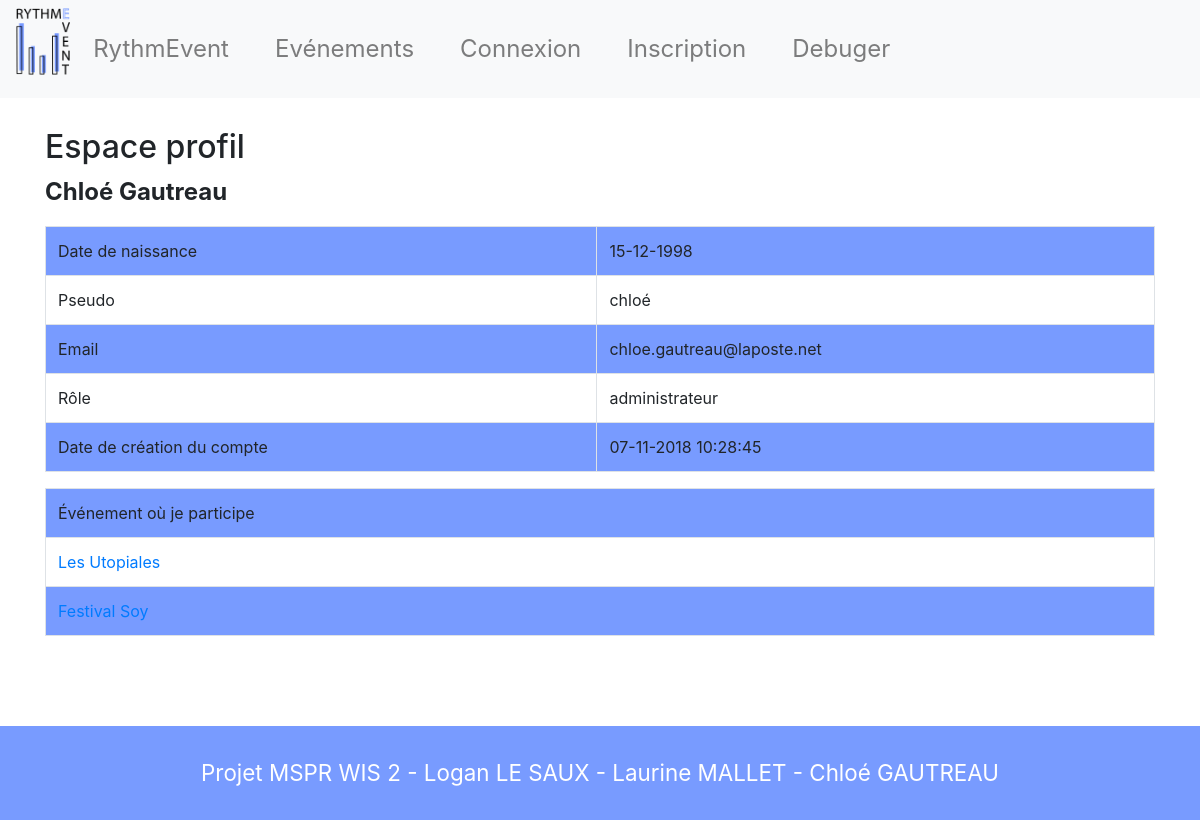
Page /profil.php?id=2 on the committed database.
### tables this page shows
CREATE TABLE `users` (
  `id` int(11) NOT NULL,
  `first_name` varchar(50) NOT NULL,
  `last_name` varchar(50) NOT NULL,
  `date_birthday` datetime NOT NULL,
  `username` varchar(50) NOT NULL,
  `email` varchar(100) NOT NULL,
  `password` varchar(255) NOT NULL,
  `role` varchar(50) NOT NULL,
  `date_created` datetime NOT NULL
);

CREATE TABLE `events` (
  `id` int(11) NOT NULL,
  `id_user` int(11) NOT NULL,
  `name` varchar(50) NOT NULL,
  `date_start` date NOT NULL,
  `hour_start` time NOT NULL,
  `date_end` date NOT NULL,
  `hour_end` time NOT NULL,
  `zip_code` varchar(50) NOT NULL,
  `name_city` varchar(50) NOT NULL,
  `street_address` varchar(100) NOT NULL,
  `description` text NOT NULL,
  `limited_number_participant` int(11) NOT NULL,
  `date_created` datetime NOT NULL,
  `picture` varchar(255) NOT NULL,
  `is_published` int(11) NOT NULL
);

### php/get_informations_user.php (called while the page is built)
<?php
$sql="SELECT first_name, last_name, date_birthday, username, email,role, date_created
          FROM users
          WHERE id=:id";
    $stmt=$conn->prepare($sql);
    $stmt->bindValue(":id", $_GET["id"]);
    $stmt->execute();
    $member = $stmt->fetch();
?>

### php/get_events_participate.php (called while the page is built)
<?php
$sql="SELECT id, name
      FROM events e
      INNER JOIN participants p
      ON e.id=p.id_event
      WHERE id_users=:id_users";
      $stmt=$conn->prepare($sql);
      $stmt->bindValue(":id_users", $_GET["id"]);
      $stmt->execute();
      $events = $stmt->fetchAll();
?>

### profil.php (the view, shortened to what this page needs)
<?php
include("php/db.php");
    include_once('php/get_informations_user.php');
?>
<?php include_once('layouts/header.php');?>
<main>
  <div class="container">
    <h1 class="h2">Espace profil</h1>
      <p id="nom_prenom_profil"><?php echo $member->first_name." ".$member->last_name ?></p>
  <table class="table table-bordered table-striped">
    <tbody>
    <tr>
      <td>Date de naissance</td>
      <td><?php echo date("d-m-Y",strtotime($member->date_birthday)) ?></td>
    </tr>
    <tr>
      <td>Pseudo</td>
      <td><?php echo $member->username ?></td>
    </tr>
    <tr>
      <td>Email</td>
      <td><?php echo $member->email ?></td>
    </tr>
    <tr>
      <td>Rôle</td>
      <td><?php echo $member->role ?></td>
    </tr>
    <tr>
      <td>Date de création du compte</td>
      <td><?php echo date("d-m-Y H:i:s",strtotime($member->date_created)) ?></td>
    </tr>
  </tbody>
  </table>
<?php include_once('php/get_events_participate.php') ?>
<table class="table table-bordered table-striped">
<tbody>
    <tr>
  <td>Événement où je participe</td>
</tr>
<?php foreach($events as $event){ ?>
<tr>
    <td><a href="event_detail.php?id=<?php echo $event->id;?>"><?php echo $event->name; ?></a></td>
</tr>
<?php } ?>
</tbody>
</table>
  </div>
</main>
<?php include_once('layouts/footer.php');?>

### css/style.css (style rules this page uses)
.table-striped tbody tr:nth-of-type(odd) { background-color: #789BFF !important; }
main { margin:30px 0; }
#nom_prenom_profil { font-size:1.5em; font-weight: bold; }

### css/footer.css (style rules this page uses)
body { height:100%; }
main { min-height:71vh; }

### rows in the picture
users: first_name "Chloé", last_name "Gautreau", date_birthday "15-12-1998", username "chloé", email "chloe.gautreau@laposte.net", role "administrateur", date_created "07-11-2018 10:28:45"
events: name "Les Utopiales"
events: name "Festival Soy"
